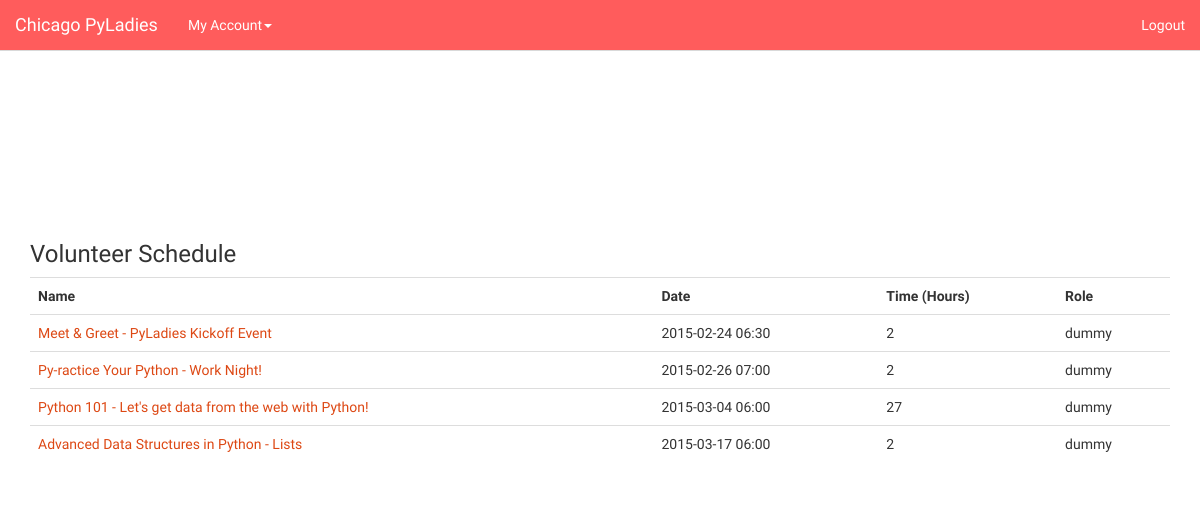
/schedule (signed in), run on the app's committed database.
### app/models.py (models this page shows, shortened)
class Event(db.Model):
    __tablename__ = 'events'
    meetup_id = db.Column(db.Integer, primary_key=True, unique=True)
    name = db.Column(db.String(120))
    event_url = db.Column(db.String(80))
    start_time = db.Column(db.Integer)
    duration = db.Column(db.Integer)
    attendee_count = db.Column(db.Integer)

### app/views.py (the view)
@app.route('/schedule', methods=['GET'])
def volunteer_schedule():
    if not 'user_id' in session:
        return redirect(url_for('index'))
    user = get_user(session['user_id'])
    events = user.events
    events = sorted(events,key=lambda e: e.start_time) # Sort events based on start time
    events = [event for event in events if event.start_time > int(datetime.utcnow().strftime("%s"))] # Don't show past events
    return render_template("schedule.html", events=events)

### app/__init__.py (called while the page is built)
@app.context_processor
def date_processor():
    def get_human_readable_date(time):
        naive = datetime.datetime.utcfromtimestamp(time)
        tz = pytz.timezone("America/Chicago")
        tzoffset = tz.utcoffset(naive)
        localized = tzoffset + naive
        return localized.strftime('%Y-%m-%d %I:%M')
    return dict(get_human_readable_date=get_human_readable_date)

@app.context_processor
def time_processor():
    def get_num_of_hours(time_in_milliseconds):
        '''
        :param time_in_milliseconds: as it sounds :-)
        :return: num_of_hours (3600000 ms per hour)
        '''
        return time_in_milliseconds / 3600000
    return dict(get_num_of_hours=get_num_of_hours)

### app/helpers.py (called while the page is built)
def get_user(user_id):
    from app.models import User
    return User.query.get(user_id)

### app/templates/schedule.html (shortened to what this page needs)
<!DOCTYPE html
PUBLIC "-//W3C//DTD XHTML 1.0 Transitional//EN"
"http://www.w3.org/TR/xhtml1/DTD/xhtml1-transitional.dtd">
<html>
<head>
    <link rel="stylesheet" href ="{{ url_for('static', filename='bootstrap.css') }}" media="screen">
    <link rel="stylesheet" href = "{{ url_for('static', filename='bootswatch.css') }}">
</head>
<body>
    <navbar class="navbar navbar-default navbar-fixed-top">
        <a href="../" class="navbar-brand">Chicago PyLadies</a>
        <div class="navbar-collapse collapse" id="navbar-main">
          <ul class="nav navbar-nav">
            {% if 'username' in session %}
            <li class="dropdown">
              <a class="dropdown-toggle" data-toggle="dropdown" href="#" id="themes" aria-expanded="false">My Account<span class="caret"></span></a>
            </li>
            {% endif %}
          </ul>
          <ul class="nav navbar-nav navbar-right">
              {% if 'username' in session %}
              <li><a href="{{ url_for('logout') }}" method="POST">Logout</a></li>
              {% else %}
              <li><a href="{{ url_for('login') }}" method="GET">Login</a></li>
              {% endif %}
          </ul>
        </div>
    </navbar>
    <div class="container">
        {% if events %}
        <h3 class="schedule">Volunteer Schedule</h3>
        <table class="table">
            <tr>
                <th>Name</th>
                <th>Date</th>
                <th>Time (Hours)</th>
                <th>Role</th>
            </tr>
            {% for event in events %}
            <tr>
                <td><a href="{{event.event_url}}">{{event.name}}</a></td>
                <td>{{get_human_readable_date(event.start_time)}}</td>
                <td>{{event.duration}}</td>
                <td>dummy</td>
            </tr>
            {% endfor %}
        </table>
        {% else %}
        <h3>Whoops - looks like you aren't scheduled to volunteer!</h3>
        {% endif %}
    </div>
</body>
</html>

### app/static/bootswatch.css (style rules this page uses)
body { padding-top: 50px }
body>.navbar { -webkit-transition: background-color 300ms ease-in; transition: background-color 300ms ease-in }
.schedule { padding-top: 15%; }

### data on the page
Event: name "Meet & Greet - PyLadies Kickoff Event", start_time "2015-02-24 06:30", duration "2"
Event: name "Py-ractice Your Python - Work Night!", start_time "2015-02-26 07:00", duration "2"
Event: name "Python 101 - Let's get data from the web with Python!", start_time "2015-03-04 06:00", duration "27"
Event: name "Advanced Data Structures in Python - Lists", start_time "2015-03-17 06:00", duration "2"
